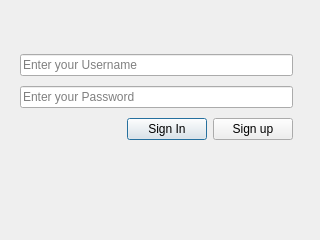
<?xml version="1.0" encoding="UTF-8"?>
<ui version="4.0">
 <class>Dialog</class>
 <widget class="QDialog" name="Dialog">
  <property name="geometry">
   <rect>
    <x>0</x>
    <y>0</y>
    <width>320</width>
    <height>240</height>
   </rect>
  </property>
  <property name="windowTitle">
   <string>Dialog</string>
  </property>
  <widget class="QWidget" name="layoutWidget">
   <property name="geometry">
    <rect>
     <x>20</x>
     <y>50</y>
     <width>273</width>
     <height>96</height>
    </rect>
   </property>
   <layout class="QVBoxLayout" name="verticalLayout">
    <item>
     <widget class="QLineEdit" name="lineEdit_username">
      <property name="placeholderText">
       <string>Enter your Username</string>
      </property>
     </widget>
    </item>
    <item>
     <widget class="QLineEdit" name="lineEdit_password">
      <property name="placeholderText">
       <string>Enter your Password</string>
      </property>
     </widget>
    </item>
    <item>
     <layout class="QHBoxLayout" name="horizontalLayout">
      <item>
       <spacer name="horizontalSpacer">
        <property name="orientation">
         <enum>Qt::Horizontal</enum>
        </property>
        <property name="sizeHint" stdset="0">
         <size>
          <width>40</width>
          <height>20</height>
         </size>
        </property>
       </spacer>
      </item>
      <item>
       <widget class="QPushButton" name="pushButton_signin">
        <property name="text">
         <string>Sign In</string>
        </property>
       </widget>
      </item>
      <item>
       <widget class="QPushButton" name="pushButton_signup">
        <property name="text">
         <string>Sign up</string>
        </property>
       </widget>
      </item>
     </layout>
    </item>
   </layout>
  </widget>
 </widget>
 <resources/>
 <connections>
  <connection>
   <sender>pushButton_signin</sender>
   <signal>clicked()</signal>
   <receiver>Dialog</receiver>
   <slot>accept()</slot>
   <hints>
    <hint type="sourcelabel">
     <x>134</x>
     <y>139</y>
    </hint>
    <hint type="destinationlabel">
     <x>128</x>
     <y>182</y>
    </hint>
   </hints>
  </connection>
  <connection>
   <sender>pushButton_signup</sender>
   <signal>clicked()</signal>
   <receiver>Dialog</receiver>
   <slot>reject()</slot>
   <hints>
    <hint type="sourcelabel">
     <x>212</x>
     <y>130</y>
    </hint>
    <hint type="destinationlabel">
     <x>208</x>
     <y>181</y>
    </hint>
   </hints>
  </connection>
 </connections>
</ui>
